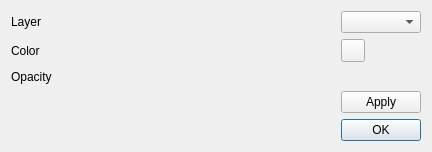
<?xml version="1.0" encoding="UTF-8"?>
<ui version="4.0">
 <class>Dialog</class>
 <widget class="QDialog" name="Dialog">
  <property name="geometry">
   <rect>
    <x>0</x>
    <y>0</y>
    <width>432</width>
    <height>152</height>
   </rect>
  </property>
  <property name="windowTitle">
   <string>Dialog</string>
  </property>
  <layout class="QVBoxLayout" name="verticalLayout">
   <item>
    <layout class="QGridLayout" name="gridLayout">
     <item row="0" column="1">
      <widget class="QgsMapLayerComboBox" name="combo_box_layer"/>
     </item>
     <item row="1" column="0">
      <widget class="QLabel" name="label">
       <property name="text">
        <string>Color</string>
       </property>
      </widget>
     </item>
     <item row="3" column="0">
      <widget class="QLabel" name="label_2">
       <property name="text">
        <string>Opacity</string>
       </property>
      </widget>
     </item>
     <item row="3" column="1">
      <widget class="QgsOpacityWidget" name="opacity_slider"/>
     </item>
     <item row="1" column="1">
      <widget class="QgsColorButton" name="color_btn"/>
     </item>
     <item row="0" column="0">
      <widget class="QLabel" name="label_3">
       <property name="text">
        <string>Layer</string>
       </property>
      </widget>
     </item>
     <item row="4" column="1">
      <widget class="QPushButton" name="btn_apply">
       <property name="text">
        <string>Apply</string>
       </property>
      </widget>
     </item>
    </layout>
   </item>
   <item>
    <widget class="QDialogButtonBox" name="buttonBox">
     <property name="orientation">
      <enum>Qt::Horizontal</enum>
     </property>
     <property name="standardButtons">
      <set>QDialogButtonBox::Ok</set>
     </property>
    </widget>
   </item>
  </layout>
 </widget>
 <customwidgets>
  <customwidget>
   <class>QgsColorButton</class>
   <extends>QToolButton</extends>
   <header>qgscolorbutton.h</header>
  </customwidget>
  <customwidget>
   <class>QgsMapLayerComboBox</class>
   <extends>QComboBox</extends>
   <header>qgsmaplayercombobox.h</header>
  </customwidget>
  <customwidget>
   <class>QgsOpacityWidget</class>
   <extends>QWidget</extends>
   <header>qgsopacitywidget.h</header>
  </customwidget>
 </customwidgets>
 <resources/>
 <connections>
  <connection>
   <sender>buttonBox</sender>
   <signal>accepted()</signal>
   <receiver>Dialog</receiver>
   <slot>accept()</slot>
   <hints>
    <hint type="sourcelabel">
     <x>248</x>
     <y>254</y>
    </hint>
    <hint type="destinationlabel">
     <x>157</x>
     <y>274</y>
    </hint>
   </hints>
  </connection>
  <connection>
   <sender>buttonBox</sender>
   <signal>rejected()</signal>
   <receiver>Dialog</receiver>
   <slot>reject()</slot>
   <hints>
    <hint type="sourcelabel">
     <x>316</x>
     <y>260</y>
    </hint>
    <hint type="destinationlabel">
     <x>286</x>
     <y>274</y>
    </hint>
   </hints>
  </connection>
 </connections>
</ui>
